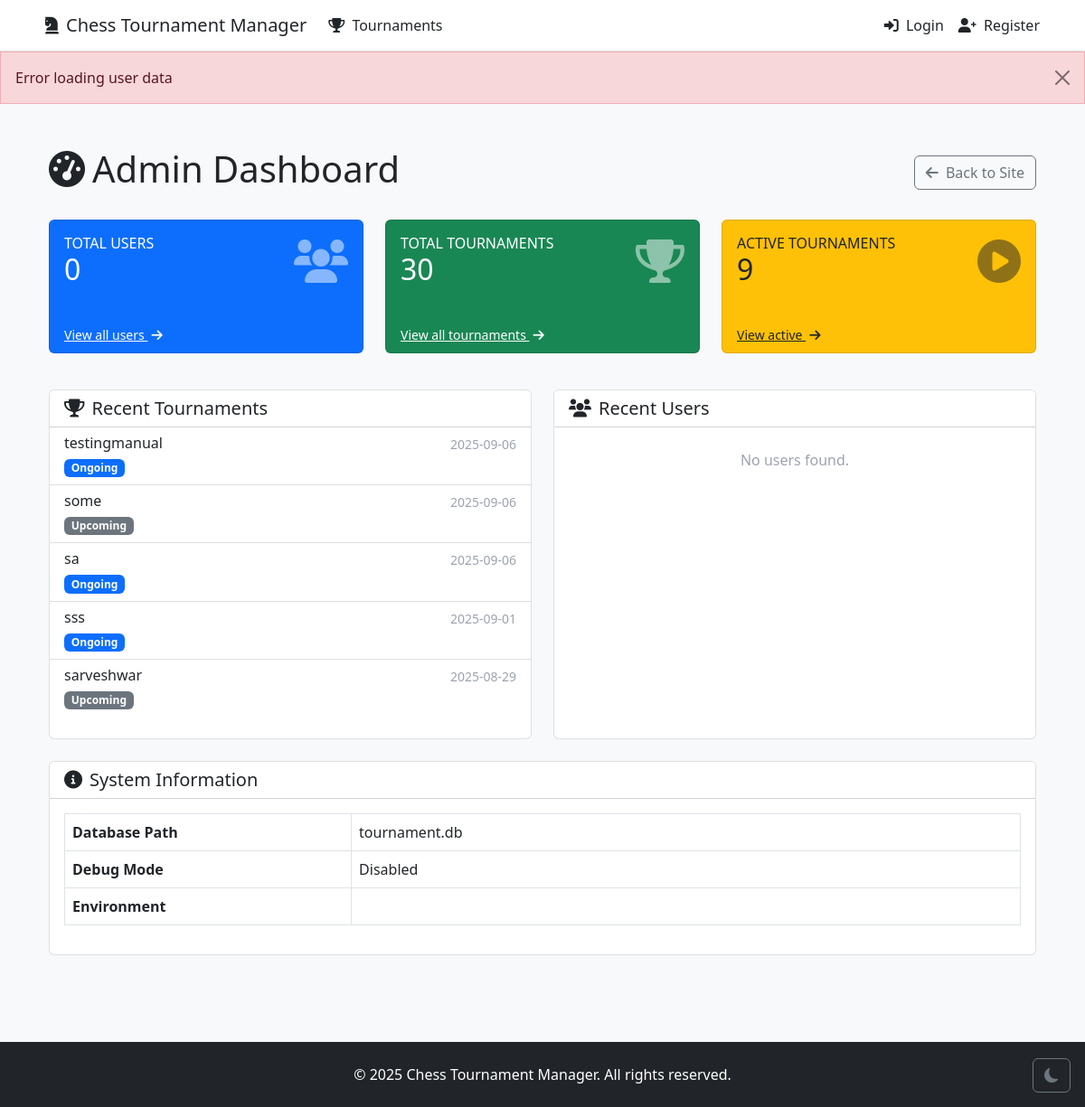
Screenshot of /admin/admin/dashboard with the database file from the repository.
### tables this page shows
CREATE TABLE tournaments (
            id INTEGER PRIMARY KEY AUTOINCREMENT,
            name TEXT NOT NULL,
            location TEXT,
            start_date TEXT NOT NULL,
            end_date TEXT NOT NULL,
            rounds INTEGER DEFAULT 5,
            time_control TEXT,
            status TEXT DEFAULT 'upcoming',
            created_at TEXT NOT NULL,
            creator_id INTEGER NOT NULL,
            description TEXT,
            prize_winners INTEGER DEFAULT 0
        , share_token TEXT, win_points REAL DEFAULT 1.0, draw_points REAL DEFAULT 0.5, loss_points REAL DEFAULT 0.0, bye_points REAL DEFAULT 1.0, comments TEXT DEFAULT '');

### admin_routes.py (the view)
@admin_bp.route('/admin/dashboard')
def dashboard():
    total_users = 0
    recent_users = []
    total_tournaments = 0
    active_tournaments = 0
    recent_tournaments = []
    try:
        current_app.logger.info("Fetching users data...")
        try:
            from sql import SQL
            db = SQL("sqlite:///users.db")
            print(db.execute("SELECT * FROM users"))
            result = db.execute("SELECT COUNT(*) as count FROM users")
            total_users = result[0]['count'] if result else 0
            current_app.logger.info(f"Found {total_users} total users")
            recent_users = db.execute('''
                SELECT id, username, name, emailAddress as email
                FROM users
                ORDER BY id DESC
                LIMIT 5
            ''')
            current_app.logger.info(f"Fetched {len(recent_users)} recent users")
        except Exception as e:
            current_app.logger.error(f"Error fetching users: {str(e)}")
            flash('Error loading user data', 'danger')
        current_app.logger.info("Fetching tournaments data...")
        try:
            from sql import SQL
            db = SQL("sqlite:///tournament.db")
            result = db.execute("SELECT COUNT(*) as count FROM tournaments")
            total_tournaments = result[0]['count'] if result else 0
            current_app.logger.info(f"Found {total_tournaments} total tournaments")
            result = db.execute("""
                SELECT COUNT(*) as count
                FROM tournaments
                WHERE status = 'ongoing' OR status = 'in_progress' OR status = 'In Progress'
            """)
            active_tournaments = result[0]['count'] if result else 0
            current_app.logger.info(f"Found {active_tournaments} active tournaments")
            recent_tournaments = db.execute("""
                SELECT id, name, created_at, status
                FROM tournaments
                ORDER BY created_at DESC
                LIMIT 5
            """)
            current_app.logger.info(f"Fetched {len(recent_tournaments)} recent tournaments")
        except Exception as e:
            current_app.logger.error(f"Error fetching tournaments: {str(e)}")
            flash('Error loading tournament data', 'danger')
    except Exception as e:
        current_app.logger.error(f"Error in dashboard: {str(e)}")
        flash('Error loading dashboard data', 'danger')
        return redirect(url_for('index'))
    return render_template('admin/dashboard.html',
                         total_users=total_users,
                         total_tournaments=total_tournaments,
                         active_tournaments=active_tournaments,
                         recent_tournaments=recent_tournaments,
                         recent_users=recent_users)

### templates/admin/dashboard.html (shortened to what this page needs)
{% extends "base.html" %}
{% block content %}
<div class="container mt-4">
    <div class="d-flex justify-content-between align-items-center mb-4">
        <h1><i class="fas fa-tachometer-alt me-2"></i>Admin Dashboard</h1>
        <div>
            <a href="{{ url_for('index') }}" class="btn btn-outline-secondary">
                <i class="fas fa-arrow-left me-1"></i> Back to Site
            </a>
        </div>
    </div>
    <div class="row mb-4">
        <div class="col-md-4 mb-3">
            <div class="card bg-primary text-white h-100">
                <div class="card-body">
                    <div class="d-flex justify-content-between align-items-center">
                        <div>
                            <h6 class="text-uppercase mb-0">Total Users</h6>
                            <h2 class="mb-0">{{ total_users }}</h2>
                        </div>
                        <i class="fas fa-users fa-3x opacity-50"></i>
                    </div>
                </div>
                <div class="card-footer bg-transparent border-0 pt-0">
                    <a href="#" class="text-white small" data-bs-toggle="modal" data-bs-target="#allUsersModal">View all users <i class="fas fa-arrow-right ms-1"></i></a>
                </div>
            </div>
        </div>
        <div class="col-md-4 mb-3">
            <div class="card bg-success text-white h-100">
                <div class="card-body">
                    <div class="d-flex justify-content-between align-items-center">
                        <div>
                            <h6 class="text-uppercase mb-0">Total Tournaments</h6>
                            <h2 class="mb-0">{{ total_tournaments }}</h2>
                        </div>
                        <i class="fas fa-trophy fa-3x opacity-50"></i>
                    </div>
                </div>
                <div class="card-footer bg-transparent border-0 pt-0">
                    <a href="#" class="text-white small" data-bs-toggle="modal" data-bs-target="#allTournamentsModal">View all tournaments <i class="fas fa-arrow-right ms-1"></i></a>
                </div>
            </div>
        </div>
        <div class="col-md-4 mb-3">
            <div class="card bg-warning text-dark h-100">
                <div class="card-body">
                    <div class="d-flex justify-content-between align-items-center">
                        <div>
                            <h6 class="text-uppercase mb-0">Active Tournaments</h6>
                            <h2 class="mb-0">{{ active_tournaments }}</h2>
                        </div>
                        <i class="fas fa-play-circle fa-3x opacity-50"></i>
                    </div>
                </div>
                <div class="card-footer bg-transparent border-0 pt-0">
                    <a href="#" class="text-dark small" data-bs-toggle="modal" data-bs-target="#activeTournamentsModal">View active <i class="fas fa-arrow-right ms-1"></i></a>
                </div>
            </div>
        </div>
    </div>
    <div class="row">
        <div class="col-md-6 mb-4">
            <div class="card h-100">
                <div class="card-header bg-white d-flex justify-content-between align-items-center">
                    <h5 class="mb-0"><i class="fas fa-trophy me-2"></i>Recent Tournaments</h5>
                </div>
                <div class="card-body p-0">
                    {% if recent_tournaments %}
                        <div class="list-group list-group-flush">
                            {% for tournament in recent_tournaments %}
                            <a href="#" class="list-group-item list-group-item-action">
                                <div class="d-flex w-100 justify-content-between">
                                    <h6 class="mb-1">{{ tournament.name if tournament.name else 'Unnamed Tournament' }}</h6>
                                    <small class="text-muted">{{ tournament.created_at.split(' ')[0] if tournament.created_at else 'N/A' }}</small>
                                </div>
                                <div>
                                    <span class="badge bg-{{ 'success' if tournament.status == 'completed' else 'primary' if tournament.status in ['ongoing', 'in_progress'] else 'secondary' }}">
                                        {{ (tournament.status if tournament.status else 'upcoming')|replace('_', ' ')|title }}
                                    </span>
                                </div>
                            </a>
                            {% endfor %}
                        </div>
                    {% else %}
                        <div class="text-center p-4">
                            <p class="text-muted mb-0">No tournaments found.</p>
                        </div>
                    {% endif %}
                </div>
            </div>
        </div>
        <div class="col-md-6 mb-4">
            <div class="card h-100">
                <div class="card-header bg-white d-flex justify-content-between align-items-center">
                    <h5 class="mb-0"><i class="fas fa-users me-2"></i>Recent Users</h5>
                </div>
                <div class="card-body p-0">
                    {% if recent_users %}
                        <div class="list-group list-group-flush">
                            {% for user in recent_users %}
                            <div class="list-group-item">
                                <div class="d-flex w-100 justify-content-between align-items-center">
                                    <div>
                                        <h6 class="mb-0">{{ user.name if user.name else user.username if user.username else 'N/A' }}</h6>
                                        <small class="text-muted">@{{ user.username if user.username else 'N/A' }}</small>
                                        {% if user.email %}
                                        <div class="text-truncate text-muted small" style="max-width: 200px;" title="{{ user.email }}">
                                            {{ user.email }}
                                        </div>
                                        {% endif %}
                                    </div>
                                </div>
                            </div>
                            {% endfor %}
                        </div>
                    {% else %}
                        <div class="text-center p-4">
                            <p class="text-muted mb-0">No users found.</p>
                        </div>
                    {% endif %}
                </div>
            </div>
        </div>
    </div>
    <div class="card">
        <div class="card-header bg-white">
            <h5 class="mb-0"><i class="fas fa-info-circle me-2"></i>System Information</h5>
        </div>
        <div class="card-body">
            <div class="table-responsive">
                <table class="table table-bordered">
                    <tbody>
                        <tr>
                            <th width="30%">Database Path</th>
                            <td>{{ config['DATABASE'] }}</td>
                        </tr>
                        <tr>
                            <th>Debug Mode</th>
                            <td>{{ 'Enabled' if config['DEBUG'] else 'Disabled' }}</td>
                        </tr>
                        <tr>
                            <th>Environment</th>
                            <td>{{ config['ENV'] }}</td>
                        </tr>
                    </tbody>
                </table>
            </div>
        </div>
    </div>
</div>
{% endblock %}

### rows the page displays
tournaments: name "testingmanual", created_at "2025-09-06", status "Ongoing"
tournaments: name "some", created_at "2025-09-06", status "Upcoming"
tournaments: name "sa", created_at "2025-09-06", status "Ongoing"
tournaments: name "sss", created_at "2025-09-01", status "Ongoing"
tournaments: name "sarveshwar", created_at "2025-08-29", status "Upcoming"

### other values shown
{{ message }} "Error loading user data"
{{ total_users }} "0"
{{ total_tournaments }} "30"
{{ active_tournaments }} "9"
{{ config['DATABASE'] }} "tournament.db"
{{ 'Enabled' if config['DEBUG'] else 'Disabled' }} "Disabled"
